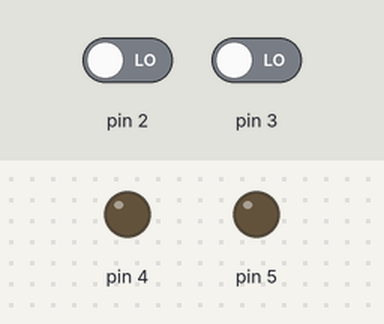
Simulated run of this sketch. Board: Arduino Uno, built with avr-gcc and run on an emulated ATmega328P. Shown: output pins drawn as LEDs (lit = HIGH). Inputs (shaded band) come from the test bench; at power-on: pin 2 LOW, pin 3 LOW.

Above: at 1.2 s.
1.3 s: pin 2 driven HIGH
At 1.6 s:
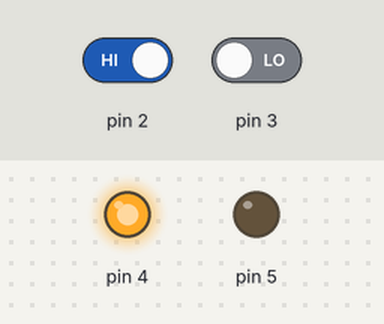
2.8 s: pin 2 driven LOW
At 4.0 s:
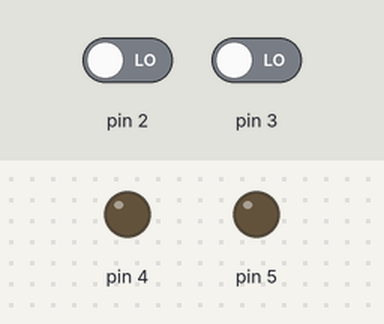
4.3 s: pin 3 driven HIGH
At 5.1 s:
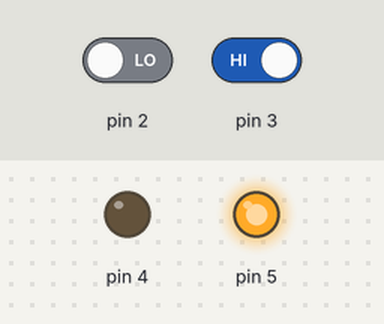
5.8 s: pin 2 driven HIGH
At 6.2 s:
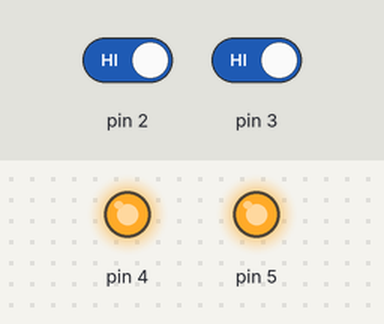
Timing chart, 0 to 8.3 s (numbered marks = the images above; inputs shaded):
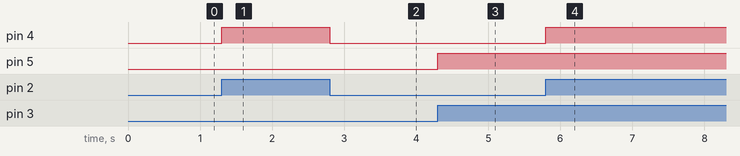

The sketch:

solar.ino
```cpp
void setup() {
  // initialize digital pin 13 as an output.
  pinMode(2, INPUT);
  pinMode(4, OUTPUT);
  pinMode(3, INPUT);
  pinMode(5, OUTPUT);
}

// the loop function runs over and over again forever
void loop() {
  if( digitalRead(2)==HIGH)
  {
  digitalWrite(4, HIGH);
  }
else   if( digitalRead(3)==HIGH)
  {
  digitalWrite(5, HIGH);
  }
else
{
  digitalWrite(4, LOW);
digitalWrite(5, LOW);
}
}
```

Measured:
- after the input at 1.3 s, pin 4: LOW → HIGH at once
- after the input at 2.8 s, pin 4: HIGH → LOW at once
- after the input at 4.3 s, pin 5: LOW → HIGH at once
- after the input at 5.8 s, pin 4: LOW → HIGH at once
